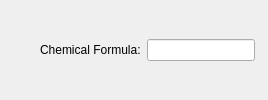
               <widget class="QWidget" name="page">
                <layout class="QHBoxLayout" name="horizontalLayout_9">
                 <property name="leftMargin">
                  <number>0</number>
                 </property>
                 <property name="topMargin">
                  <number>0</number>
                 </property>
                 <property name="rightMargin">
                  <number>0</number>
                 </property>
                 <property name="bottomMargin">
                  <number>0</number>
                 </property>
                 <item>
                  <spacer name="horizontalSpacer_5">
                   <property name="orientation">
                    <enum>Qt::Horizontal</enum>
                   </property>
                   <property name="sizeHint" stdset="0">
                    <size>
                     <width>40</width>
                     <height>20</height>
                    </size>
                   </property>
                  </spacer>
                 </item>
                 <item>
                  <widget class="QLabel" name="lbSampleChemicalFormula">
                   <property name="text">
                    <string>Chemical Formula:</string>
                   </property>
                  </widget>
                 </item>
                 <item>
                  <widget class="QLineEdit" name="leSampleChemicalFormula">
                   <property name="sizePolicy">
                    <sizepolicy hsizetype="Preferred" vsizetype="Fixed">
                     <horstretch>0</horstretch>
                     <verstretch>0</verstretch>
                    </sizepolicy>
                   </property>
                   <property name="text">
                    <string/>
                   </property>
                  </widget>
                 </item>
                 <item>
                  <widget class="QLabel" name="valSampleChemicalFormula">
                   <property name="sizePolicy">
                    <sizepolicy hsizetype="Fixed" vsizetype="Preferred">
                     <horstretch>0</horstretch>
                     <verstretch>0</verstretch>
                    </sizepolicy>
                   </property>
                   <property name="text">
                    <string/>
                   </property>
                  </widget>
                 </item>
                </layout>
               </widget>
